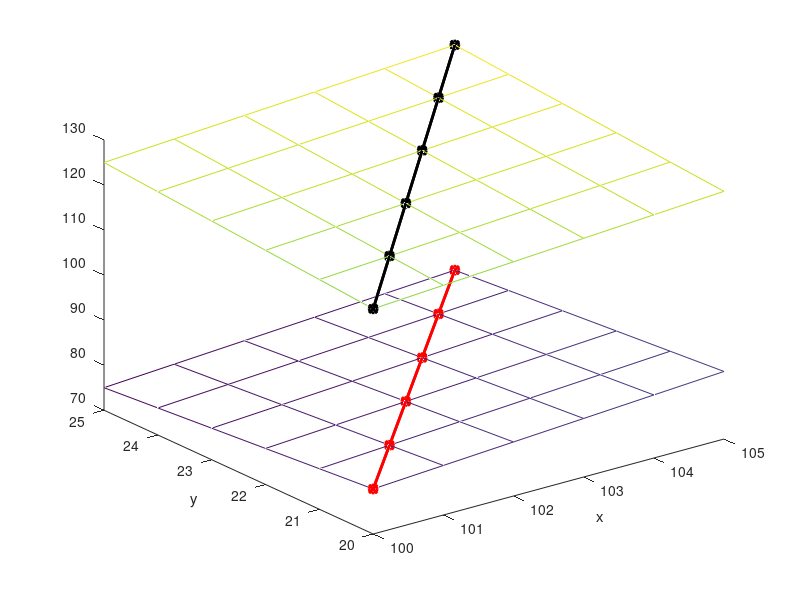

This chart was generated by the following MATLAB code:
clear all;
close all;
clc;

data1 = 100:105;
data2 = 20:25;

% Create anonymous function: 
my_sum_function = @(x,y) x+y;
my_sub_function = @(x,y) x-y;
z1 = my_sum_function(data1, data2);
z2 = my_sub_function(data1, data2);

% Create anonymous function with multiple outputs: 
my_function = {@(x,y) x+y;
               @(x,y) x-y};
z3 = my_function{1}(data1, data2);
z4 = my_function{2}(data1, data2);

% Call the analymous fucntion multiple times: 
[D1,D2] = meshgrid(data1, data2);
z5 = my_function{1}(D1, D2);
z6 = my_function{2}(D1, D2);

figure(1); clf;
plot3(data1, data2, z1, 'ko-', 'linewidth', 2); hold on;
plot3(data1, data2, z2, 'ro-', 'linewidth', 2); hold on;

plot3(data1, data2, z3, 'kx-', 'linewidth', 2); hold on;
plot3(data1, data2, z4, 'rx-', 'linewidth', 2); hold on;

mesh(data1, data2, z5, 'facecolor', 'none');
mesh(data1, data2, z6, 'facecolor', 'none');

xlabel('x');
ylabel('y');


